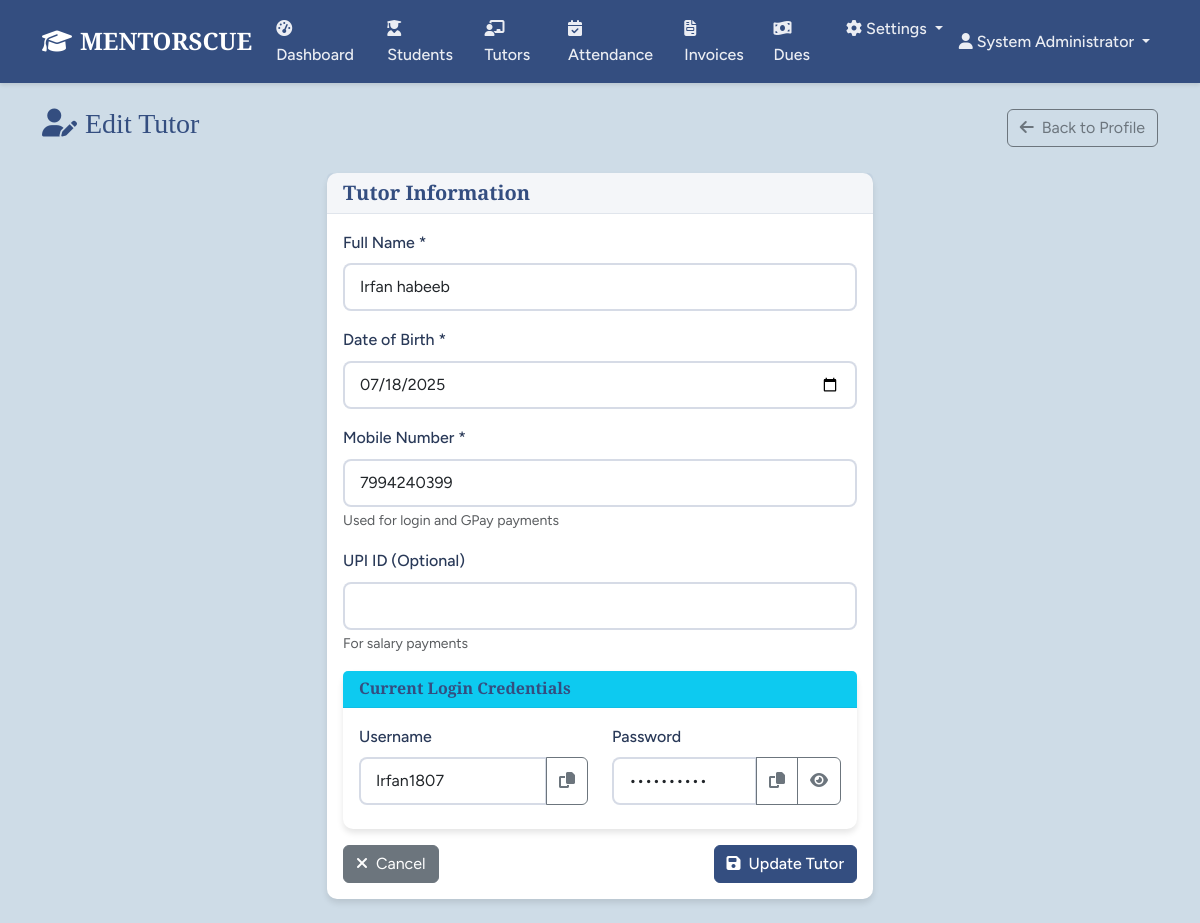
Screenshot of /tutors/1/edit (signed in) with the database file from the repository.
### models.py (models this page shows, shortened)
class User(UserMixin, db.Model):
    id = db.Column(db.Integer, primary_key=True)
    username = db.Column(db.String(80), unique=True, nullable=False)
    password_hash = db.Column(db.String(256), nullable=False)
    email = db.Column(db.String(120), unique=True, nullable=True)
    full_name = db.Column(db.String(120), nullable=True)
    mobile = db.Column(db.String(20), nullable=True)
    created_at = db.Column(db.DateTime, default=datetime.utcnow)
    last_login = db.Column(db.DateTime)
    is_active = db.Column(db.Boolean, default=True)
    remember_me = db.Column(db.Boolean, default=False)
    roles = db.relationship('Role', secondary=user_roles, backref='users')
    def has_role(self, role_name):
        return any(role.name == role_name for role in self.roles)
    def has_permission(self, permission):
        return any(role.has_permission(permission) for role in self.roles)
    def is_tutor_user(self):
        return self.has_role('Tutor')

class Tutor(db.Model):
    id = db.Column(db.Integer, primary_key=True)
    user_id = db.Column(db.Integer, db.ForeignKey('user.id'), nullable=True)
    full_name = db.Column(db.String(120), nullable=False)
    date_of_birth = db.Column(db.Date, nullable=True)
    mobile = db.Column(db.String(20), nullable=False, unique=True)
    upi_id = db.Column(db.String(100), nullable=True)
    username = db.Column(db.String(80), nullable=False, unique=True)
    password = db.Column(db.String(20), nullable=False)  # Plain text for display
    billing_start_date = db.Column(db.Date, default=datetime.utcnow().date)
    status = db.Column(db.String(20), default='Active')  # Active, Inactive
    created_at = db.Column(db.DateTime, default=datetime.utcnow)
    attendance_records = db.relationship('Attendance', backref='tutor', lazy='dynamic')
    receipts = db.relationship('TutorReceipt', backref='tutor', lazy='dynamic')
    user = db.relationship('User', backref='tutor_profile', uselist=False)

### routes.py (the view, shortened to what this page needs)
@app.route('/tutors/<int:id>/edit', methods=['GET', 'POST'])
@login_required
@permission_required(Permission.EDIT_TUTORS)
def edit_tutor(id):
    tutor = Tutor.query.get_or_404(id)
    return render_template('edit_tutor.html', tutor=tutor)

### app.py (called while the page is built)
@login_manager.user_loader
def load_user(user_id):
    from models import User
    return User.query.get(int(user_id))

### models.py (called while the page is built)
    def has_permission(self, perm):
        return self.permissions & perm == perm

### routes.py (called while the page is built)
@app.context_processor
def inject_permissions():
    return dict(Permission=Permission, User=User, Role=Role, Student=Student, Tutor=Tutor,
                Attendance=Attendance, StudentInvoice=StudentInvoice,
                TutorReceipt=TutorReceipt, Announcement=Announcement, Settings=Settings,
                datetime=datetime, db=db, timedelta=timedelta)

### utils.py (called while the page is built)
def permission_required(permission):
    def decorator(f):
        from functools import wraps
        @wraps(f)
        def decorated_function(*args, **kwargs):
            from flask_login import current_user
            from flask import abort
            if not current_user.is_authenticated:
                return redirect(url_for('auth.login'))
            if not current_user.has_permission(permission):
                abort(403)
            return f(*args, **kwargs)
        return decorated_function
    return decorator

### templates/edit_tutor.html (shortened to what this page needs)
{% extends "base.html" %}
{% block content %}
<div class="container">
    <div class="row">
        <div class="col-12">
            <div class="d-flex justify-content-between align-items-center mb-4">
                <h1 class="h3 text-primary">
                    <i class="fas fa-user-edit me-2"></i>Edit Tutor
                </h1>
                <a href="{{ url_for('tutor_profile', id=tutor.id) }}" class="btn btn-outline-secondary">
                    <i class="fas fa-arrow-left me-2"></i>Back to Profile
                </a>
            </div>
        </div>
    </div>
    <div class="row justify-content-center">
        <div class="col-lg-6">
            <div class="card">
                <div class="card-header">
                    <h5 class="card-title mb-0">Tutor Information</h5>
                </div>
                <div class="card-body">
                    <form method="POST" id="tutorForm">
                        <div class="mb-3">
                            <label for="full_name" class="form-label">Full Name *</label>
                            <input type="text" class="form-control" id="full_name" name="full_name"
                                   value="{{ tutor.full_name }}" required>
                        </div>
                        <div class="mb-3">
                            <label for="date_of_birth" class="form-label">Date of Birth *</label>
                            <input type="date" class="form-control" id="date_of_birth" name="date_of_birth"
                                   value="{{ tutor.date_of_birth.strftime('%Y-%m-%d') if tutor.date_of_birth else '' }}" required>
                        </div>
                        <div class="mb-3">
                            <label for="mobile" class="form-label">Mobile Number *</label>
                            <input type="tel" class="form-control" id="mobile" name="mobile"
                                   value="{{ tutor.mobile }}" required>
                            <small class="form-text text-muted">Used for login and GPay payments</small>
                        </div>
                        <div class="mb-3">
                            <label for="upi_id" class="form-label">UPI ID (Optional)</label>
                            <input type="text" class="form-control" id="upi_id" name="upi_id"
                                   value="{{ tutor.upi_id or '' }}">
                            <small class="form-text text-muted">For salary payments</small>
                        </div>
                        <div class="card border-info mb-3">
                            <div class="card-header bg-info text-white">
                                <h6 class="mb-0">Current Login Credentials</h6>
                            </div>
                            <div class="card-body">
                                <div class="row">
                                    <div class="col-md-6 mb-2">
                                        <label class="form-label">Username</label>
                                        <div class="input-group">
                                            <input type="text" class="form-control" value="{{ tutor.username }}" readonly>
                                            <button type="button" class="btn btn-outline-secondary"
                                                    onclick="copyToClipboard(this.previousElementSibling)">
                                                <i class="fas fa-copy"></i>
                                            </button>
                                        </div>
                                    </div>
                                    <div class="col-md-6 mb-2">
                                        <label class="form-label">Password</label>
                                        <div class="input-group">
                                            <input type="password" class="form-control" id="current_password"
                                                   value="{{ tutor.password }}" readonly>
                                            <button type="button" class="btn btn-outline-secondary"
                                                    onclick="copyToClipboard(document.getElementById('current_password'))">
                                                <i class="fas fa-copy"></i>
                                            </button>
                                            <button type="button" class="btn btn-outline-secondary"
                                                    onclick="togglePasswordVisibility()">
                                                <i class="fas fa-eye" id="passwordToggleIcon"></i>
                                            </button>
                                        </div>
                                    </div>
                                </div>
                            </div>
                        </div>
                        <div class="d-flex justify-content-between">
                            <a href="{{ url_for('tutor_profile', id=tutor.id) }}" class="btn btn-secondary">
                                <i class="fas fa-times me-2"></i>Cancel
                            </a>
                            <button type="submit" class="btn btn-primary">
                                <i class="fas fa-save me-2"></i>Update Tutor
                            </button>
                        </div>
                    </form>
                </div>
            </div>
        </div>
    </div>
</div>
{% endblock %}

### templates/base.html (shortened to what this page needs)
<!DOCTYPE html>
<html lang="en">
<head>
    <link href="https://cdn.jsdelivr.net/npm/bootstrap@5.3.0/dist/css/bootstrap.min.css" rel="stylesheet">
    <link href="https://cdnjs.cloudflare.com/ajax/libs/font-awesome/6.4.0/css/all.min.css" rel="stylesheet">
    <link href="{{ url_for('static', filename='css/style.css') }}" rel="stylesheet">
</head>
<body>
    {% if current_user.is_authenticated %}
    <nav class="navbar navbar-expand-lg navbar-dark bg-primary">
        <div class="container">
            <a class="navbar-brand fw-bold" href="{{ url_for('dashboard') }}">
                <i class="fas fa-graduation-cap me-2"></i>MENTORSCUE
            </a>
            <div class="collapse navbar-collapse" id="navbarNav">
                <ul class="navbar-nav me-auto">
                    {% if current_user.is_tutor_user() %}
                        <li class="nav-item">
                            <a class="nav-link" href="{{ url_for('tutor_dashboard') }}">
                                <i class="fas fa-tachometer-alt me-1"></i>Dashboard
                            </a>
                        </li>
                        <li class="nav-item">
                            <a class="nav-link" href="{{ url_for('attendance') }}">
                                <i class="fas fa-calendar-check me-1"></i>Attendance
                            </a>
                        </li>
                    {% else %}
                        <li class="nav-item">
                            <a class="nav-link" href="{{ url_for('dashboard') }}">
                                <i class="fas fa-tachometer-alt me-1"></i>Dashboard
                            </a>
                        </li>
                        {% if current_user.has_permission(Permission.VIEW_STUDENTS) %}
                        <li class="nav-item">
                            <a class="nav-link" href="{{ url_for('students_list') }}">
                                <i class="fas fa-user-graduate me-1"></i>Students
                            </a>
                        </li>
                        {% endif %}
                        {% if current_user.has_permission(Permission.VIEW_TUTORS) %}
                        <li class="nav-item">
                            <a class="nav-link" href="{{ url_for('tutors_list') }}">
                                <i class="fas fa-chalkboard-teacher me-1"></i>Tutors
                            </a>
                        </li>
                        {% endif %}
                        {% if current_user.has_permission(Permission.VIEW_ATTENDANCE) %}
                        <li class="nav-item">
                            <a class="nav-link" href="{{ url_for('attendance') }}">
                                <i class="fas fa-calendar-check me-1"></i>Attendance
                            </a>
                        </li>
                        {% endif %}
                        {% if current_user.has_permission(Permission.VIEW_INVOICES) %}
                        <li class="nav-item">
                            <a class="nav-link" href="{{ url_for('invoices') }}">
                                <i class="fas fa-file-invoice me-1"></i>Invoices
                            </a>
                        </li>
                        {% endif %}
                        {% if current_user.has_permission(Permission.VIEW_STUDENTS) %}
                        <li class="nav-item">
                            <a class="nav-link" href="{{ url_for('dues') }}">
                                <i class="fas fa-money-bill-wave me-1"></i>Dues
                            </a>
                        </li>
                        {% endif %}
                        {% if current_user.has_permission(Permission.ACCESS_SETTINGS) %}
                        <li class="nav-item dropdown">
                            <a class="nav-link dropdown-toggle" href="#" id="settingsDropdown" role="button" data-bs-toggle="dropdown">
                                <i class="fas fa-cog me-1"></i>Settings
                            </a>
                        </li>
                        {% endif %}
                    {% endif %}
                </ul>
                <ul class="navbar-nav">
                    <li class="nav-item dropdown">
                        <a class="nav-link dropdown-toggle" href="#" data-bs-toggle="dropdown">
                            <i class="fas fa-user me-1"></i>{{ current_user.full_name or current_user.username }}
                        </a>
                    </li>
                </ul>
            </div>
        </div>
    </nav>
    {% endif %}
    <main class="py-4">
        {% block content %}{% endblock %}
    </main>
</body>
</html>

### static/css/style.css (style rules this page uses)
:root { --primary-color: #344e80; --secondary-color: #43a24c; --background-color: #cedce7; --text-color: #293958; --title-font: 'Cormorant Garamond', serif; --body-font: 'Figtree', sans-serif; }
body { font-family: var(--body-font); background-color: var(--background-color); color: var(--text-color); line-height: 1.6; }
h1, h2, h3, h4, h5, h6 { font-family: var(--title-font); font-weight: 600; color: var(--primary-color); }
.navbar { background-color: var(--primary-color) !important; box-shadow: 0 2px 4px rgba(0,0,0,0.1); }
.navbar-brand { font-family: var(--title-font); font-weight: 700; font-size: 1.5rem; }
.navbar-nav .nav-link { color: rgba(255,255,255,0.9) !important; font-weight: 500; transition: all 0.3s ease; }
.btn-primary { background-color: var(--primary-color); border-color: var(--primary-color); font-weight: 500; }
.card { border: none; border-radius: 10px; box-shadow: 0 4px 6px rgba(0,0,0,0.1); transition: all 0.3s ease; }
.card-header { background-color: rgba(52, 78, 128, 0.05); border-bottom: 1px solid rgba(52, 78, 128, 0.1); font-weight: 600; }
.card-title { color: var(--primary-color); font-family: var(--title-font); }
.form-control, .form-select { border: 2px solid rgba(52, 78, 128, 0.2); border-radius: 8px; padding: 10px 15px; font-family: var(--body-font); transition: all 0.3s ease; }
.form-label { font-weight: 500; color: var(--text-color); margin-bottom: 8px; }
.text-primary { color: var(--primary-color) !important; }
.bg-primary { background-color: var(--primary-color) !important; }

### rows the page displays
User: full_name "System Administrator"
Tutor: full_name "Irfan habeeb", date_of_birth "07/18/2025", mobile "7994240399", username "Irfan1807"
